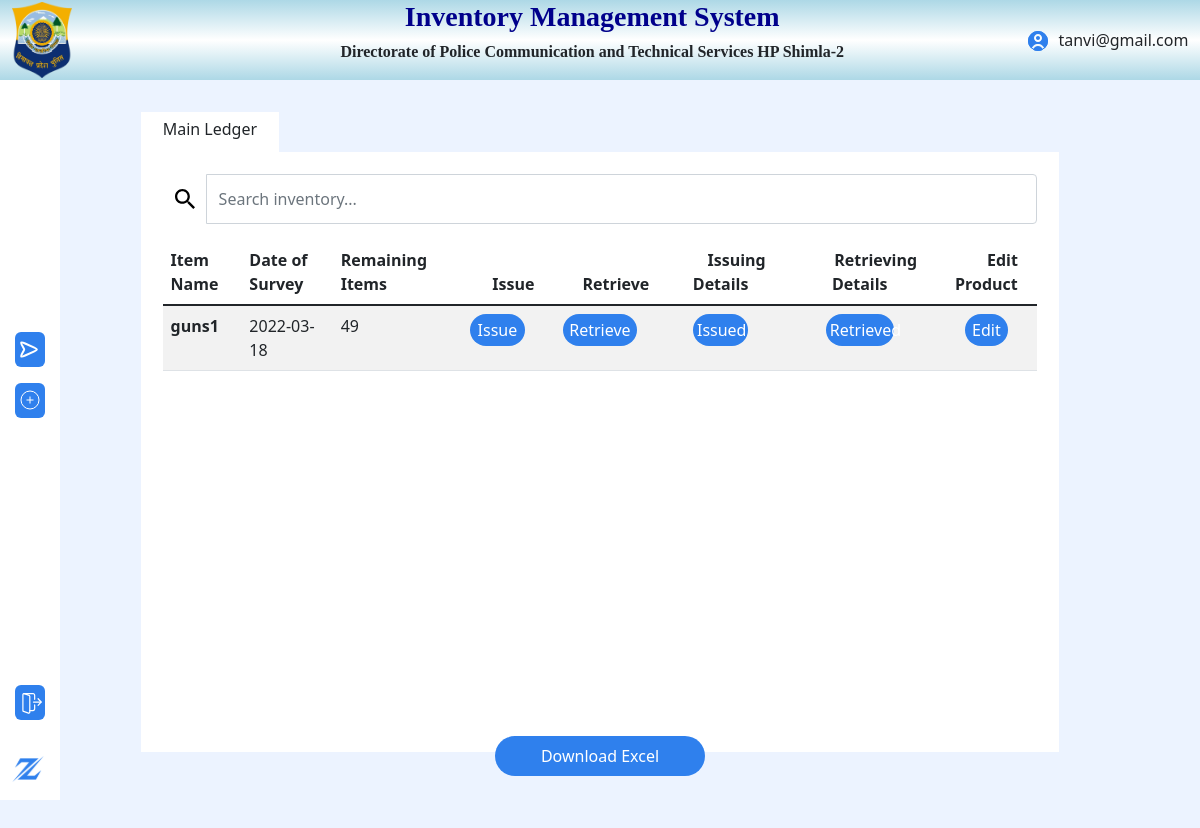
/mainledger (signed in), run on the app's committed database.
### tables this page shows
CREATE TABLE inventory(
            uniqueId INTEGER,
            addedBy STRING, 
            productname STRING, 
            dateofsurvey STRING, 
            billno STRING, 
            nameoffirm STRING, 
            quantity STRING, 
            rateperitem STRING, 
            totalamount STRING,
            warranty STRING);

### Inventory/__init__.py (the view, shortened to what this page needs)
@app.route('/mainledger', methods=["POST","GET"])
def mainledger():
    if session.get('login'):
        form = SearchForm()
        con = sql.connect("database.db")
        cur = con.cursor()
        try:
            data = cur.execute("SELECT * FROM inventory")
            data = list(data)
        except:
            data = []
        con.commit()
        con.close()
        return render_template("main-ledger.html", form=form, data=data, error = "")
    return redirect(url_for('login'))

### Inventory/forms.py
class SearchForm(FlaskForm):
    search = StringField("search",  render_kw={"placeholder":"Search inventory..."})

### Inventory/templates/main-ledger.html (shortened to what this page needs)
{% extends 'base.html'%}
{% block content %}
<div class="d-flex flex-start  mb-0 content-outer">
  <div class="current-tab-name text-center">
    <h6 class="mt-2">Main Ledger</h6>
  </div>
</div>
<div class="current-inner mt-0 mb-3">
  <div class="d-flex flex-column justify-content-between ">
    <form action="{{url_for('mainledger')}}" method="POST">
      <div class="d-flex justify-content-start inputs">
        <div class="input-group mb-3 ">
          <span class="input-group-text" style="background: #ffffff;border:none" id="basic-addon1"><img
              src="{{url_for('static', filename='img/icons/search-icon.svg')}}" /></span>
              {{form.search(class="form-control")}}
        </div>
      </div>
    </form>
{% if data %}
    <div class="table-div">
      <table class="table table-striped table-hover">
        <thead>
          <tr>
            <th scope="col">Item Name</th>
            <th scope="col">Date of Survey</th>
            <th scope="col">Remaining Items</th>
            <th scope="col"><span class="p-3"></span>Issue</th>
            <th scope="col"><span class="p-3"></span>Retrieve</th>
            <th class="text-center" scope="col"><span class="p-3" ></span>Issuing Details</th>
            <th class="text-center" scope="col"><span class="p-3" ></span>Retrieving Details</th>
            <th class="text-center" scope="col"><span class="p-3" ></span>Edit Product</th>
          </tr>
        </thead>
          <tbody class="table-body">
        {% for item in data%}
          <tr>
            <th scope="row">{{item[2]}}</th>
            <td>{{item[3]}}</td>
            <td>{{item[6]}}</td>
            <td class="text-center">
              <form action="{{url_for('issueing')}}" method="POST">
                  <button type="submit" class="p-1 w-75">Issue</button>
              </form>
            </td>
              <td class="text-center">
                <form action="{{url_for('issueing')}}" method="POST">
                    <button type="submit" class="p-1 w-75">Retrieve</button>
                </form>
              </td>
              <td class="text-center">
                  <form method="POST" action="{{url_for('issueing')}}">
                    <button type="submit" class="p-1 w-50">Issued</button>
                </form>
              </td>
              <td class="text-center">
                  <form method="POST" action="{{url_for('issueing')}}">
                    <button type="submit" class="p-1 w-50">Retrieved</button>
                </form>
              </td>
              <td class="text-center">
                  <form method="POST" action="{{url_for('issueing')}}">
                    <button type="submit" class="p-1 w-50">Edit</button>
                </form>
              </td>
          </tr>
        {% endfor %}
          </tbody>
      </table>
    </div>
      <div>
    <form method="POST" action="{{url_for('download')}}" style="margin: 1rem; margin-bottom: 5rem; display: flex;justify-content: center;">
      <button type="submit" class="p-2 w-25">Download Excel</button>
    </form></div>
    {% endif %}
  </div>
</div>
{% endblock %}

### Inventory/templates/base.html (shortened to what this page needs)
<!DOCTYPE html>
<html lang="en">
<head>
    <link href="https://cdn.jsdelivr.net/npm/bootstrap@5.1.3/dist/css/bootstrap.min.css" rel="stylesheet"
>
    <link type="text/css" href="{{url_for('static', filename='css/style.css')}}" rel="stylesheet" />
</head>
<body>
    <div class='d-flex justify-content-between horizontal-nav' style="background-image: linear-gradient(lightblue,white,lightblue);">
        <div class="logo">
            <a href="{{url_for('mainledger')}}"><img src="{{url_for('static', filename='img/logo.png')}}" width="100%"
                    height="100%" /></a>
        </div>
        <div class="text-center header m-0" style="padding-left: 8%">
            <h3 class="pb-0" style="font-family: 'Times New Roman', Times, serif; font-weight: bold; color: darkblue;">Inventory Management System</h3>
            <h6 class="mb-2" style="font-family: 'Times New Roman', Times, serif; font-weight: bold;">Directorate of Police Communication and Technical Services HP Shimla-2</h6>
        </div>
        <div class="d-flex justify-content-end align-items-center profile-nav">
            <div>
                <img src="{{url_for('static', filename='img/icons/user-profile.svg')}}" />
            </div>
            <div class="m-2">
                {% if session['login'] %}
                <span>{{session['email']}}</span>
                {% else %}
                <span>Himachal Police</span>
                {% endif %}
            </div>
        </div>
    </div>
    <div class="d-flex main-section">
        <div class="d-flex flex-column justify-content-center align-items-center veritcal-nav">
            <div class="d-flex flex-column justify-content-center align-items-center veritcal-nav">
                <div class=" mb-3 v-nav-button">
                    <a href="{{url_for('mainledger')}}" data-toggle="tooltip" data-placement="right" title="Ledger"><img
                            src="{{url_for('static', filename='img/icons/issued-icon.svg')}}" /></a>
                </div>
                <div class="mb-3 v-nav-button">
                    <a href="{{url_for('additem')}}" data-toggle="tooltip" data-placement="right" title="Add Items"><img
                            src="{{url_for('static', filename='img/icons/add-icon.svg')}}" /></a>
                </div> </div>
            {% if session['login'] %}
            <div class=" mb-3 v-nav-button">
                <a href="{{url_for('logout')}}" data-toggle="tooltip" data-placement="right" title="Logout">
                    <img src="{{url_for('static', filename='img/icons/logout.svg')}}" /></a>
            </div>
            {% endif %}
            <div class="  v-nav-button">
                <img src="{{url_for('static', filename='img/logo.svg')}}" width="100%" height="100%"
                    style="filter: brightness(0) saturate(100%) invert(40%) sepia(60%) saturate(2223%) hue-rotate(199deg) brightness(96%) contrast(93%);" />
            </div>
        </div>
        <div class="d-flex flex-column justify-content-center align-items-center current-section">
            {% block content %}
            {% endblock %}
        </div>
</body>
</html>

### Inventory/static/css/style.css (style rules this page uses)
body { background-color: #ECF3FF; }
:root { --color-primary : #2F80ED; --primary-btn: #376AED; --dark-blue-text: #2D4379 }
.horizontal-nav { width: 100%; height: 10vh; background-color: #ffffff; }
.logo { margin-left: 1%; width: 5%; margin-top: 0.2%; margin-bottom: 0.2%; }
.header { width: 75%; }
.profile-nav { width: 15% ; margin-right: 0.3%; }
.main-section { width: 100%; }
.veritcal-nav { width: 5%; height: 90vh; background-color: #ffffff; }
.current-section { width: 90%; height: 90vh; }
.current-inner { background-color: #ffffff; width: 85%; height: 75vh; padding: 2%; }
.content-outer { width: 85%; }
.current-tab-name { width: 15%; height: 5vh; background-color: #ffffff; }
.input-div, input { border-bottom-left-radius: 6px; border-bottom-right-radius: 6px; height: 50px; }
::placeholder { color: #000; }
button { border: none; border-radius: 24px; padding: 0.5%; width: 174px; color: #ffffff; background-color: var(--color-primary); }
.table-div { height: 60vh; overflow-y: scroll; overflow: scroll; overflow-x: hidden; overflow-y:auto }

### data on the page
inventory: email "tanvi@gmail.com", productname "guns1", dateofsurvey "2022-03-18", quantity "49"
